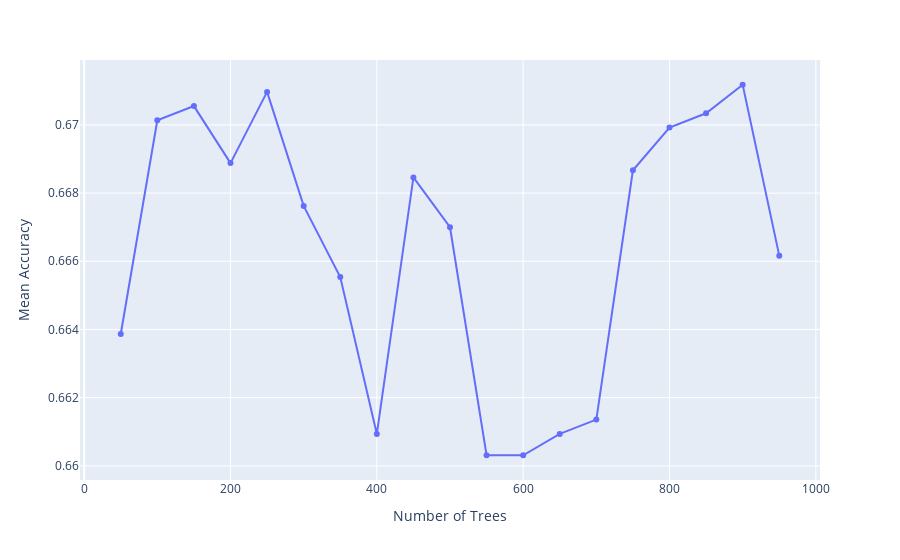

Notebook code cell kept with this figure:
### Code cell
main_fig = px.line(ab_df, x='Number of Trees', y='Mean Accuracy')
scatter_fig = px.scatter(ab_df, x='Number of Trees', y='Mean Accuracy')
scatter_fig.update_layout(showlegend=False)
for trace in scatter_fig.data:
    main_fig.add_trace(trace)
main_fig

### Figure 1 — Plotly figure (JSON) as saved in the notebook; plotly's stock layout.template omitted (floating-point values rounded to 4 significant figures)
{"data": [{"hovertemplate": "Number of Trees=%{x}<br>Mean Accuracy=%{y}<extra></extra>", "legendgroup": "", "line": {"color": "#636efa", "dash": "solid"}, "mode": "lines", "name": "", "showlegend": false, "type": "scatter", "x": [50, 100, 150, 200, 250, 300, 350, 400, 450, 500, 550, 600, 650, 700, 750, 800, 850, 900, 950], "xaxis": "x", "y": [0.6639, 0.6701, 0.6706, 0.6689, 0.671, 0.6676, 0.6655, 0.6609, 0.6685, 0.667, 0.6603, 0.6603, 0.6609, 0.6614, 0.6687, 0.6699, 0.6703, 0.6712, 0.6662], "yaxis": "y"}, {"hovertemplate": "Number of Trees=%{x}<br>Mean Accuracy=%{y}<extra></extra>", "legendgroup": "", "marker": {"color": "#636efa", "symbol": "circle"}, "mode": "markers", "name": "", "showlegend": false, "type": "scatter", "x": [50, 100, 150, 200, 250, 300, 350, 400, 450, 500, 550, 600, 650, 700, 750, 800, 850, 900, 950], "xaxis": "x", "y": [0.6639, 0.6701, 0.6706, 0.6689, 0.671, 0.6676, 0.6655, 0.6609, 0.6685, 0.667, 0.6603, 0.6603, 0.6609, 0.6614, 0.6687, 0.6699, 0.6703, 0.6712, 0.6662], "yaxis": "y"}], "layout": {"legend": {"tracegroupgap": 0}, "margin": {"t": 60}, "xaxis": {"anchor": "y", "domain": [0, 1], "title": {"text": "Number of Trees"}}, "yaxis": {"anchor": "x", "domain": [0, 1], "title": {"text": "Mean Accuracy"}}}}
